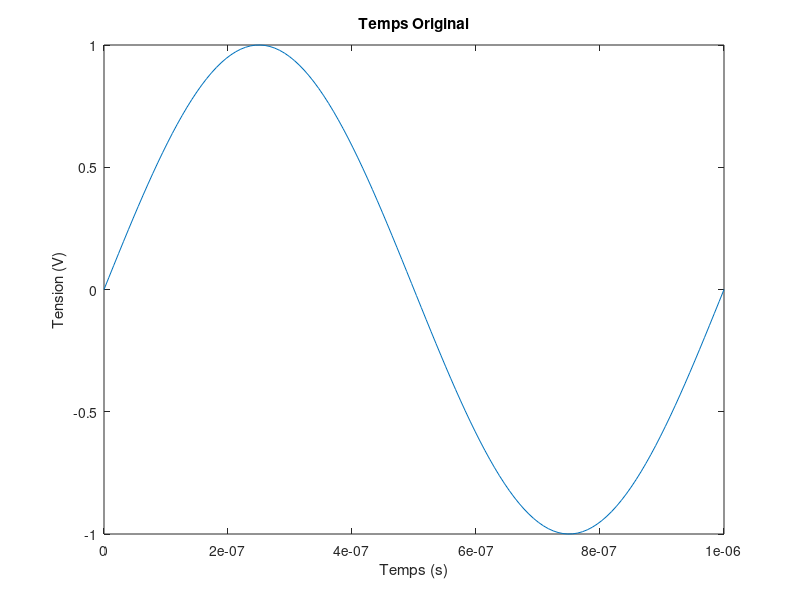

The MATLAB source for this figure: (Note: this script raises an error after producing the figure.)
% Martelet / Yin

clc
close all

% Partie B
f = 1e6;


t = linspace(0,1/f,2^7);
s = sin(2*pi*f*t);
plot(t,s);
title('Temps Original')
xlabel('Temps (s)');ylabel('Tension (V)');

[F,S] = fft_eea(t,s);
plot(F,abs(S).^2);
xlim([-4*1e6 4*1e6])
title('DSP Original')
xlabel('Fréquence (Hz)');

t = linspace(0,10/f,2^7);
s = sin(2*pi*f*t);
plot(t,s);
title('Temps Original x10')
xlabel('Temps (s)');ylabel('Tension (V)');

[F,S] = fft_eea(t,s);
plot(F,abs(S).^2);
xlim([-4*1e6 4*1e6])
title('DSP x10')
xlabel('Fréquence (Hz)');

t = linspace(0,100/f,2^7);
s = sin(2*pi*f*t);
% plot(t,s);
plot(t,s)
title('Temps Original x100')
xlabel('Temps (s)');ylabel('Tension (V)');

[F,S] = fft_eea(t,s);
plot(F,abs(S).^2);
xlim([-4*1e6 4*1e6])
title('DSP x100')
xlabel('Fréquence (Hz)');

t = linspace(0,100/f,2^10);
s = sin(2*pi*f*t);
plot(t,s);
title('Temps Original x100 +précis')
xlim([0 1e-4])
xlabel('Temps (s)');ylabel('Tension (V)');

[F,S] = fft_eea(t,s);
plot(F,abs(S).^2);
xlim([-4*1e6 4*1e6])
title('DSP x100 +précis')
xlabel('Fréquence (Hz)');

% Partie C

t = 0:5*1e-6:0.1
s = sin(2*pi*1e3*t);
b = 10*sin(2*pi*10*1e3*t);

figure % Tracé des signaux
subplot(3,1,1)
plot(t,s)
legend('Signal')
xlabel('Temps (s)');
ylabel('Tension (V)');
subplot(3,1,2)
plot(t,b,'r')
legend('Bruit')
xlabel('Temps (s)');
ylabel('Tension (V)');
subplot(3,1,3)
plot(t,s,t,b,'r')   
legend('Signal','Bruit')
xlabel('Temps (s)');
ylabel('Tension (V)');


[F,S] = fft_eea(t,s);
[F,B] = fft_eea(t,b);

figure
subplot(1,2,1)
plot(F,abs(B).^2);
xlim([-1e5 1e5])
xlabel('Fréquence (Hz)');
title('DSP Bruit')
subplot(1,2,2)
plot(F,abs(S).^2);
xlim([-1e5 1e5])
xlabel('Fréquence (Hz)');
title('DPS Signal')

[D_max,n] = max(S);
f_max = F(n)

% Mélangeur
m = (s+b).*sin(2*pi*1e3*t+1);
[F,M] = fft_eea(t,m);

figure
plot(F,abs(M).^2)
xlim([-0.5*1e5 0.5*1e5])
xlabel('Fréquence (Hz)');
title('DSP Mélangeur')
